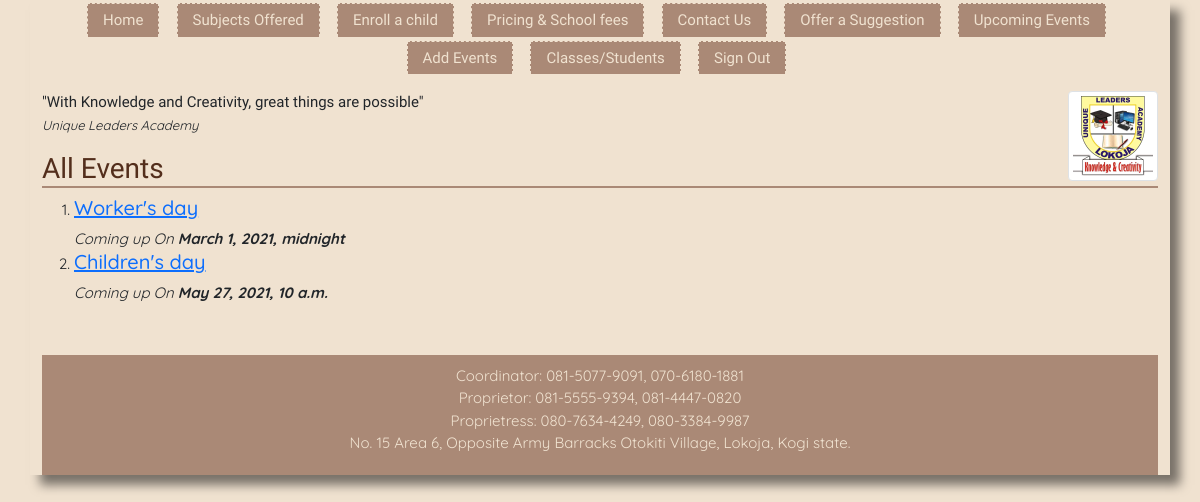
Page /event-list/ (signed in) on the committed database.
### school/models.py (models this page shows, shortened)
class Events(models.Model):
	title = models.CharField(max_length=255)
	description = models.TextField()
	event_date = models.DateTimeField(default=timezone.now)
	class Meta:
		verbose_name_plural = 'Events'

### school/views.py (the view)
# urls.py: path('event-list/', EventListView.as_view(template_name='school/events.html'), name='event-list'),
class EventListView(ListView):
	model = Events
	def get_queryset(self):
		return Events.objects.order_by('event_date')

### school/templates/school/events.html
{% extends "school/base.html" %}
{% block content %}
<h3>All Events </h3>
<ol>
{% for event in events_list %}
    <li> <h5><a href="{% url 'school:event-detail' pk=event.pk %}"> {{ event.title }}</a></h5>
    <em>Coming up On <strong>{{ event.event_date }}</strong></em> </li>
{% endfor %}
</ol>
{% endblock content%}

### school/static/school/styles.css (style rules this page uses)
.main { font-family: 'Quicksand', sans-serif; margin-top: 20px; text-align: left; margin: 0 auto; box-shadow: 10px 10px 10px rgba(0,0,0,.5); background-color: #f0e2d0; font-size: 15px; }
h3, .card-subtitle, .card-text h1,h3,h4, h6 { font-family: 'Potta One', cursive; color:#532e1c; text-align: left; border-bottom: 2px solid #aa8976; }

### rows in the picture
Events: title "Worker's day", event_date "March 1, 2021, midnight"
Events: title "Children's day", event_date "May 27, 2021, 10 a.m."
